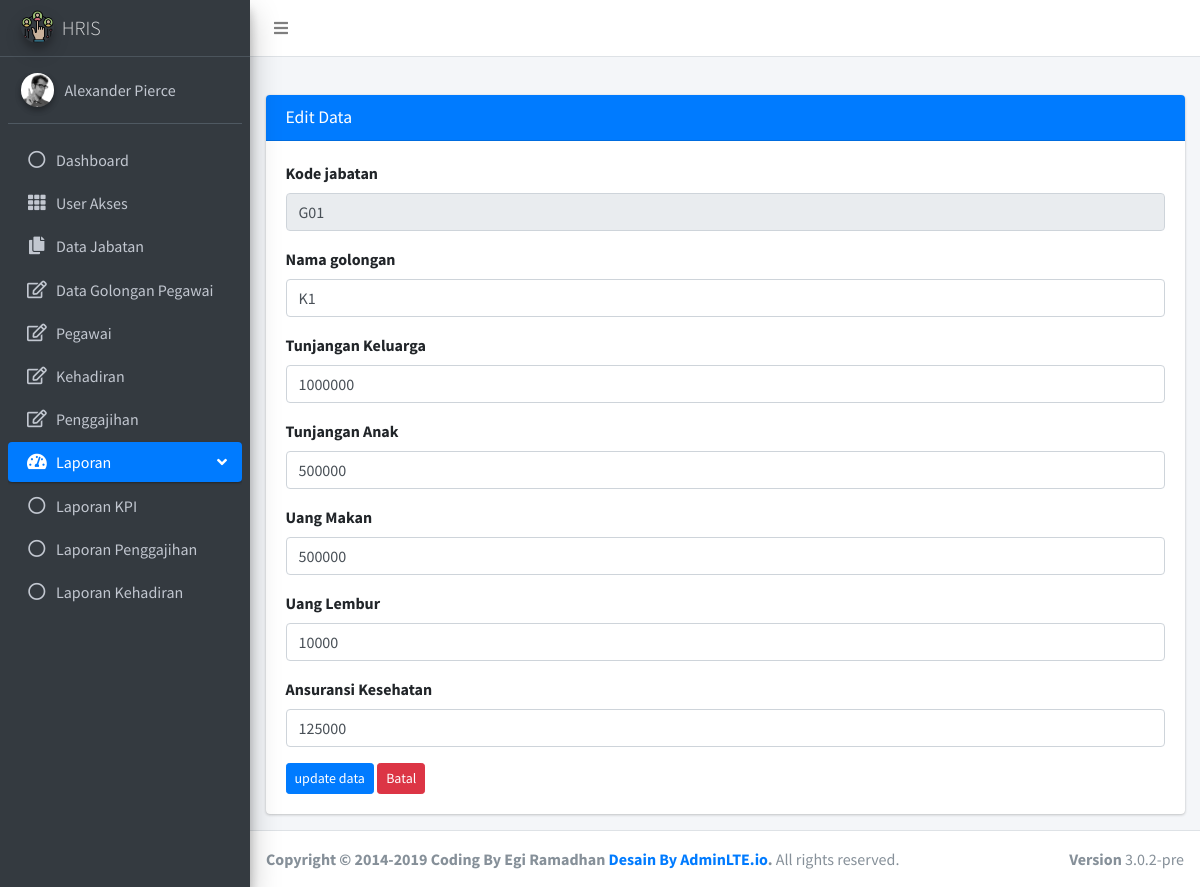
/data_golongan.php?view=edit&id=G01 (signed in), run on the app's committed database.
### tables this page shows
CREATE TABLE `golongan` (
  `kode_golongan` varchar(3) NOT NULL,
  `nama_golongan` varchar(10) DEFAULT NULL,
  `tunjangan_suami_istri` int(10) DEFAULT NULL,
  `tunjangan_anak` int(10) DEFAULT NULL,
  `uang_makan` int(10) DEFAULT NULL,
  `uang_lembur` int(10) DEFAULT NULL,
  `askes` int(10) DEFAULT NULL,
  PRIMARY KEY (`kode_golongan`)
);

### data_golongan.php (the view, shortened to what this page needs)
<?php include "header.php"; ?>
    <?php
        $view = isset($_GET['view']) ? $_GET['view'] : null;
        switch ($view) {
            ?>
            <?php
            case 'edit':
                $sqlEdit = mysqli_query($konek, "SELECT * FROM golongan WHERE kode_golongan = '$_GET[id]'");
                $e = mysqli_fetch_array($sqlEdit);
            ?>
                <div class="content-wrapper">
                    <section class="content-header">
                    </section>
                    <section class="content">
                    <div class="container-fluid">
                        <div class="row">
                        <div class="col-md-12">
                            <div class="card card-primary">
                            <div class="card-header">
                                <h3 class="card-title">Edit Data</h3>
                            </div>
                            <div class="card-body">
                                <form action="aksi_golongan.php?act=update" method="POST">
                                    <div class="form-group">
                                    <label for="exampleFormControlInput1">Kode jabatan</label>
                                    <input type="text" class="form-control" name="kodegolongan" value="<?php echo $e['kode_golongan']; ?>" readonly>
                                    </div>
                                    <div class="form-group">
                                    <label for="exampleFormControlInput1">Nama golongan</label>
                                    <input type="text" class="form-control" name="namagolongan" value="<?php echo $e['nama_golongan']; ?>">
                                    </div>
                                    <div class="form-group">
                                    <label for="exampleFormControlInput1">Tunjangan Keluarga</label>
                                    <input type="number" class="form-control" name="tunjangankeluarga" value="<?php echo $e['tunjangan_suami_istri']; ?>">
                                    </div>
                                    <div class="form-group">
                                    <label for="exampleFormControlInput1">Tunjangan Anak</label>
                                    <input type="number" class="form-control" name="tunjangananak" value="<?php echo $e['tunjangan_anak']; ?>">
                                    </div>
                                    <div class="form-group">
                                    <label for="exampleFormControlInput1">Uang Makan</label>
                                    <input type="number" class="form-control" name="uangmakan" value="<?php echo $e['uang_makan']; ?>">
                                    </div>
                                    <div class="form-group">
                                    <label for="exampleFormControlInput1">Uang Lembur</label>
                                    <input type="number" class="form-control" name="uanglembur" value="<?php echo $e['uang_lembur']; ?>">
                                    </div>
                                    <div class="form-group">
                                    <label for="exampleFormControlInput1">Ansuransi Kesehatan</label>
                                    <input type="number" class="form-control" name="askes" value="<?php echo $e['askes']; ?>">
                                    </div>
                                    <input type="submit" class="btn btn-primary btn-sm" value="update data">
                                    <a href="data_golongan.php" class="btn btn-danger btn-sm">Batal</a>
                                </form>
                            </div>
                            </div>
                        </div>
                        </div>
                    </div>
                    </section>
                </div>
            <?php
        break;
        }
    ?>
<?php include "footer.php"; ?>

### data on the page
golongan: kodegolongan "G01", namagolongan "K1", tunjangankeluarga "1000000", tunjangananak "500000", uangmakan "500000", uanglembur "10000", askes "125000"
